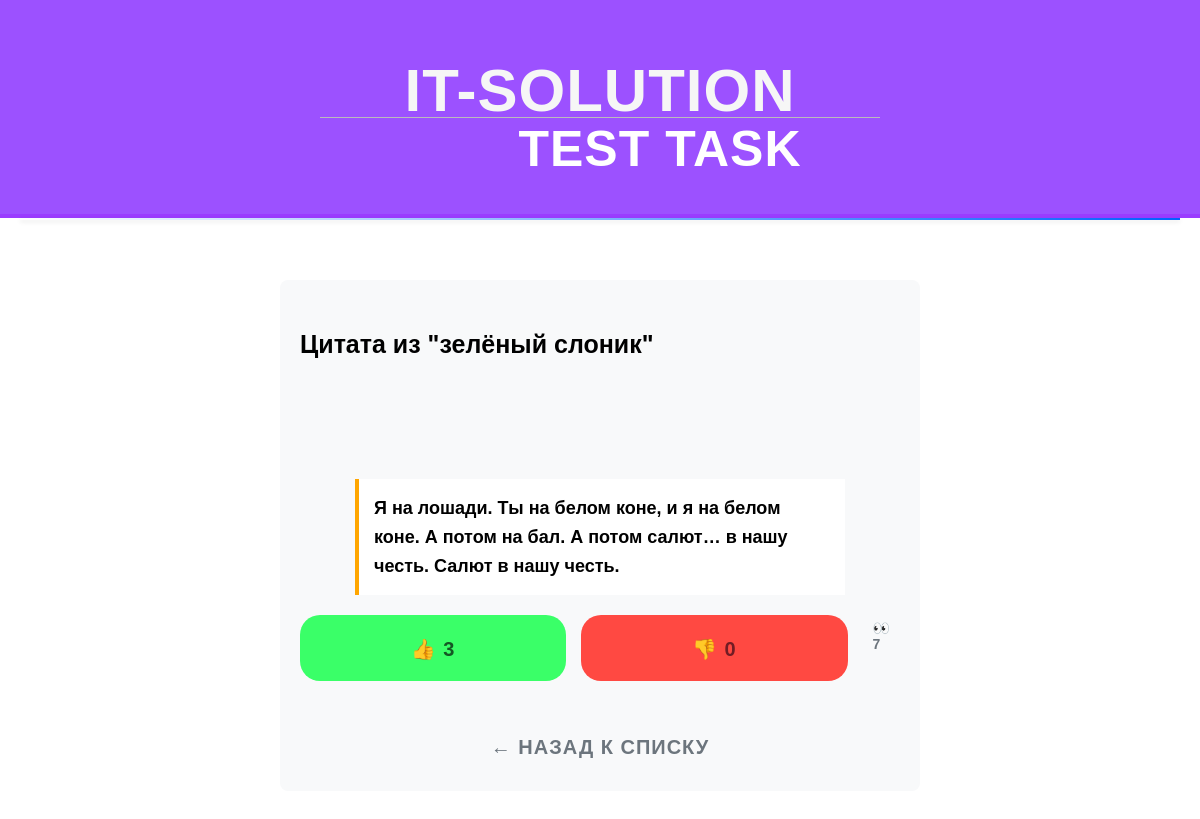
The app's page /random_quotes/1/ with its own data.
### random_quotes/models.py (models this page shows, shortened)
class Quote(models.Model):
    logger.info(f"DB Model")
    text = models.CharField(blank=False, max_length=200, unique=True)
    likes = models.PositiveIntegerField(default=0)
    dislikes = models.PositiveIntegerField(default=0)
    weight = models.FloatField(blank=False)
    views_count = models.BigIntegerField(default=0)
    image = models.ImageField(upload_to='quotes/', blank=True, null=True)
    source = models.ForeignKey(Source, on_delete=models.CASCADE, blank=False, related_name='quotes')
    def save(self, *args, **kwargs):
        if not self.pk and not self.image:
            self.uploadImage()
        super().save(*args, **kwargs)

class Source(models.Model):
    source_name = models.CharField(blank=False, max_length=500, unique=True)
    def __str__(self):
        return self.source_name

### random_quotes/views.py (the view)
# urls.py: path('<int:quote_id>/', views.quote_detail, name='quote_detail'),
def quote_detail(request, quote_id):
    quote = get_object_or_404(Quote, pk=quote_id)
    quote.views_count += 1
    quote.save()
    return render(request, 'random_quotes/detail.html', {'quote': quote})

### random_quotes/templates/random_quotes/detail.html (shortened to what this page needs)
{% extends "base.html" %}
{% block content %}
<div class="quote-detail">
    <h2>Цитата из "{{ quote.source }}"</h2>
    <div class="quote-text">{{ quote.text }}</div>
    <div class="quote-actions">
        <a href="{% url 'like_quote' quote.id %}" class="like-btn">👍 {{ quote.likes }}</a>
        <a href="{% url 'dislike_quote' quote.id %}" class="dislike-btn">👎 {{ quote.dislikes }}</a>
        <span class="views">👀 {{ quote.views_count }}</span>
    </div>
    <a href="{% url 'quote_list' %}" class="back-link">← Назад к списку</a>
</div>
{% endblock %}

### random_quotes/static/random_quotes/css/base.css (style rules this page uses)
body { margin:0; padding:0; font-family: 'Russo One', sans-serif; }
a { color:#fbfbfb; text-decoration:none; font-family: 'Russo One', sans-serif; }
h1, h2, h3, h4, h5 , h6 { font-family: 'Muli', sans-serif; font-weight:normal; }
h2 { font-weight:bold; padding:0 0 100px 0; margin:100px 100px 20px 100px; margin:30px 0 20px; font-family: 'Russo One', sans-serif; font-size:25px; }
.quote-text { flex-grow: 1; font-size: 16px; line-height: 1.5; }
.quote-detail { border-radius: 80px; max-width: 600px; margin: 30px auto; padding: 20px; background: #f8f9fa; border-radius: 8px; }
.quote-text { font-size: 18px; line-height: 1.6; margin: 20px 55px; padding: 15px; background: white; border-left: 4px solid #ffa600; }
.quote-actions { border-radius: 80px; display: flex; gap: 15px; margin: 20px 0; }
body { font-family: 'Lato', sans-serif; }
a { border-radius:20px; display: inline-block; width: 600px; height: 50px; line-height: 52px; font-weight: bold; text-decoration: none; text-align: center; text-transform: uppercase; letter-spacing: 1px; transition: all .35s; white-space: nowrap }
.back-link { display: inline-block; margin-top: 20px; color: #6c757d; }
.like-btn, .dislike-btn { padding: 8px 15px; border-radius: 4px; text-decoration: none; }
.like-btn { border-radius: 20px; background: #3aff68; color: #155724; }
.dislike-btn { border-radius: 20px; background: hsl(2, 100%, 63%); color: #721c24; }
.views { padding: 8px 15px; color: #6c757d; }
.views { padding: 5px 10px; color: #6c757d; font-size: 14px; }

### records on screen
Quote: source "зелёный слоник", text "Я на лошади. Ты на белом коне, и я на белом коне. А потом на бал. А потом салют… в нашу честь. Салют в нашу честь.", likes "3", dislikes "0", views_count "7"
